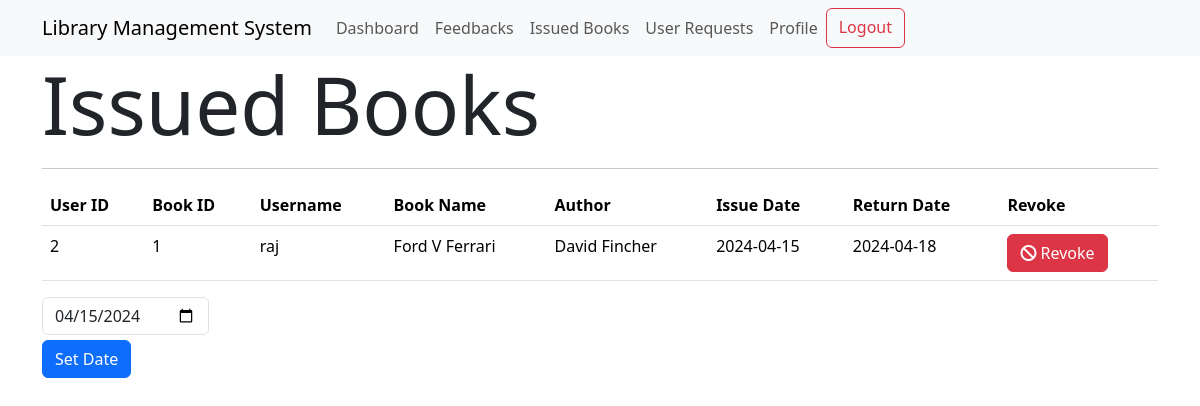
The page /issued_books (signed in) on the database its author committed.
### models.py (models this page shows)
class Issued(db.Model):
    id = db.Column(db.Integer, primary_key=True)
    user_id = db.Column(db.Integer, db.ForeignKey("user.id"), nullable=False)
    book_id = db.Column(db.Integer, db.ForeignKey("books.id"), nullable=False)
    username = db.Column(db.String(32), nullable=False)
    book_name = db.Column(db.String(32), nullable=False)
    author = db.Column(db.String(64), nullable=False)
    date_issued = db.Column(db.Date, nullable=False)
    return_date = db.Column(db.Date, nullable=False)

### routes.py (the view)
@app.route("/issued_books")
@admin_required
def issued_books():
    all_issued = Issued.query.all()
    now = datetime.now().strftime("%Y-%m-%d")
    return render_template("issued.html", all_issued=all_issued, now=now)

### routes.py (called while the page is built)
def admin_required(func):
    @wraps(func)
    def inner(*args, **kwargs):
        if "user_id" not in session:
            return redirect(url_for("login"))
        user = User.query.get(session["user_id"])
        if not user.is_admin:
            flash("You are not authorized to access this page")
            return redirect(url_for("index"))
        return func(*args, **kwargs)
    return inner

### templates/issued.html (shortened to what this page needs)
{% extends "layout.html" %}
{% block content %}
{% if all_issued|length > 0 %}
<h1 class="display-1">Issued Books</h1>
<hr>
<table class="table">
    <thead>
        <tr>
            <th>User ID</th>
            <th>Book ID</th>
            <th>Username</th>
            <th>Book Name</th>
            <th>Author</th>
            <th>Issue Date</th>
            <th>Return Date</th>
            <th>Revoke</th>
        </tr>
    </thead>
    <tbody>
        {% for item in all_issued %}
        <tr>
            <td>{{item.user_id}}</td>
            <td>{{item.book_id}}</td>
            <td>{{item.username}}</td>
            <td>{{item.book_name}}</td>
            <td>{{item.author}}</td>
            <td>{{item.date_issued}}</td>
            <td>{{item.return_date}}</td>
            <td>
                <form action="{{url_for('revoke_book', book_id=item.book_id, user_id=item.user_id)}}" method="POST"
                    style="display: inline;">
                    <button class=" btn btn-danger">
                        <i class="fas fa-ban"></i>
                        Revoke
                    </button>
                </form>
            </td>
        </tr>
        {% endfor %}
    </tbody>
</table>
<form action="{{url_for('set_date')}}" method="POST">
    <input type="date" name="new_date" id="new_date" class="form-control" value="{{now}}" style="width: 15%;">
    <input type="submit" class="btn btn-primary" value="Set Date" style="margin-top: 5px;">
</form>
{% else %}
<h1 class="display-1">No Issued Books Currently</h1>
<hr>
{% endif %}
{% endblock content %}

### rows shown on the page
Issued: user_id "2", book_id "1", username "raj", book_name "Ford V Ferrari", author "David Fincher", date_issued "2024-04-15", return_date "2024-04-18"
